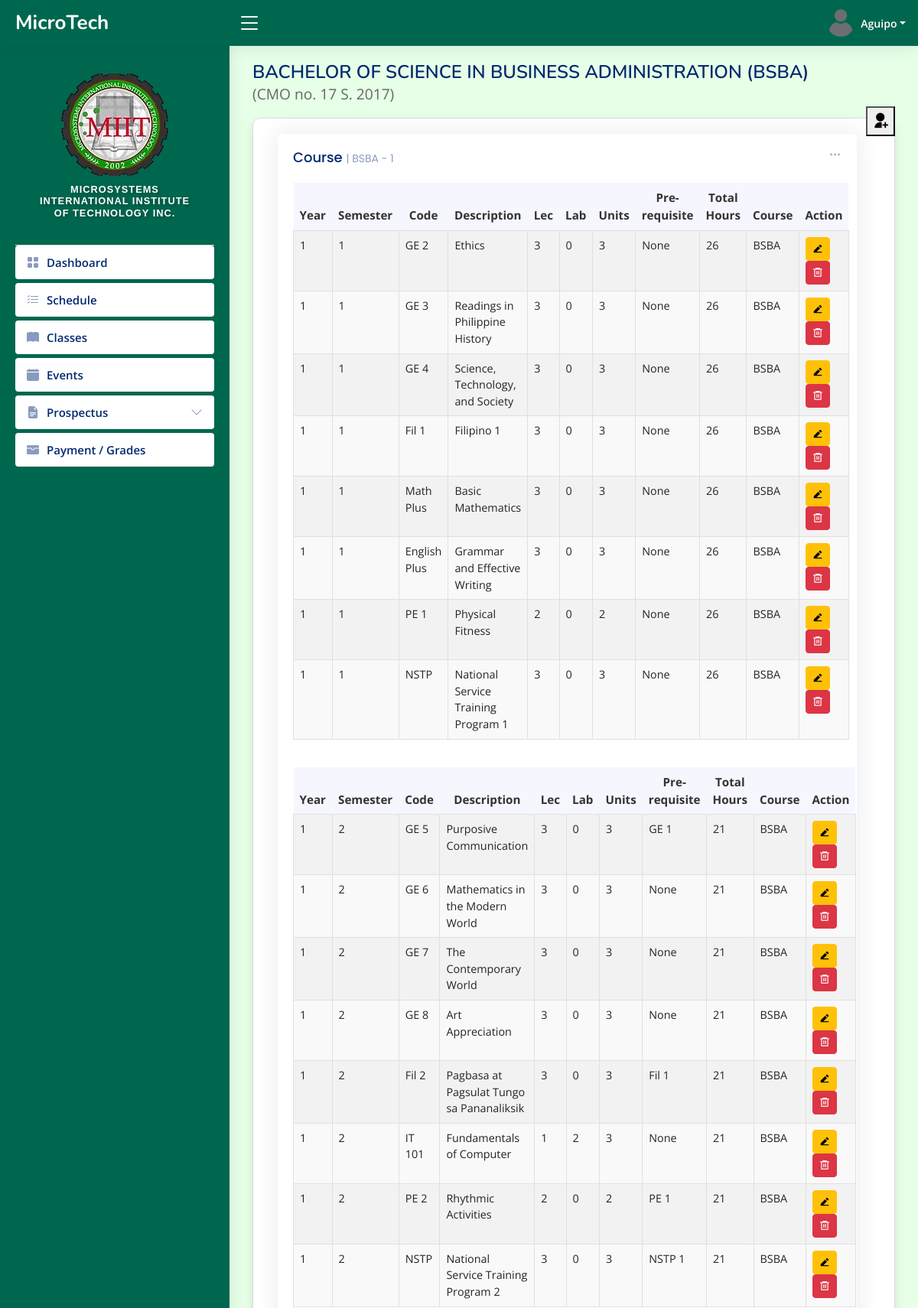
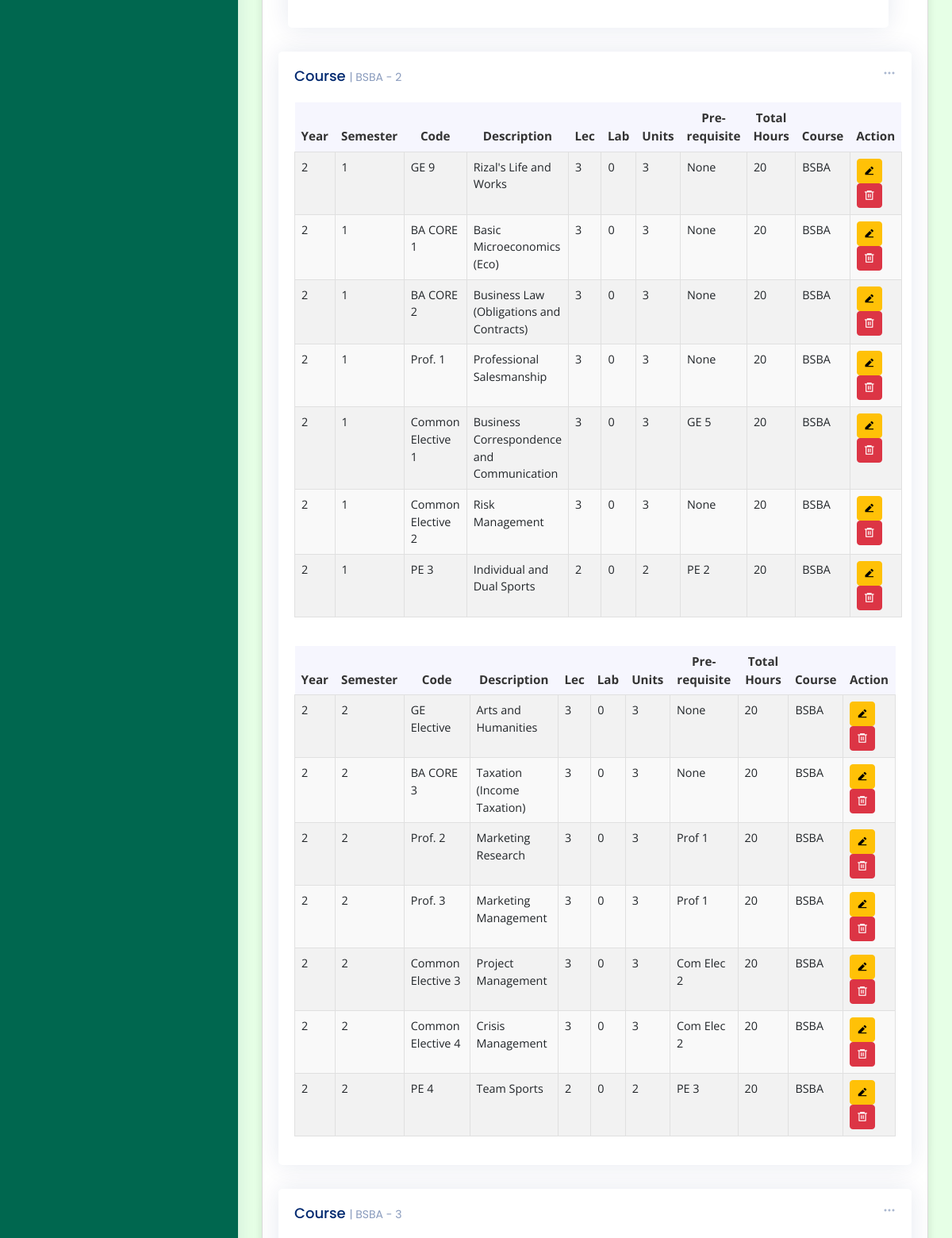
/admin/bsba-prospectus.php (signed in, upper part), run on the app's committed database (2 pictures, top to bottom).
### tables this page shows
CREATE TABLE `tbl_students` (
  `user_id` int(11) NOT NULL,
  `user_name` varchar(50) NOT NULL,
  `lname` varchar(50) NOT NULL,
  `fname` varchar(50) NOT NULL,
  `middleInitial` varchar(30) NOT NULL,
  `Suffix` varchar(15) NOT NULL,
  `course` varchar(50) NOT NULL,
  `year` int(10) NOT NULL,
  `sy` varchar(50) DEFAULT NULL,
  `contact` varchar(20) NOT NULL,
  `gender` varchar(10) NOT NULL,
  `bdate` varchar(50) NOT NULL,
  `pob` text NOT NULL,
  `email` varchar(50) NOT NULL,
  `major` varchar(50) NOT NULL,
  `nationality` varchar(20) NOT NULL,
  `civilStatus` varchar(20) NOT NULL,
  `religion` varchar(20) NOT NULL,
  `modality` varchar(20) NOT NULL,
  `fb` varchar(30) NOT NULL,
  `curAddress` varchar(200) NOT NULL,
  `cityAdd` varchar(200) NOT NULL,
  `zipcode` varchar(30) NOT NULL,
  `fatherName` varchar(50) NOT NULL,
  `fwork` varchar(50) NOT NULL,
  `motherName` varchar(50) NOT NULL,
  `mwork` varchar(50) NOT NULL,
  `primarySchool` varchar(100) NOT NULL,
  `primaryAddress` text NOT NULL,
  `primaryCompleted` varchar(30) NOT NULL,
  `entermediateSchool` varchar(100) NOT NULL,
  `entermediateAddress` text NOT NULL,
  `entermediateCompleted` varchar(30) NOT NULL,
  `hsSchool` varchar(100) NOT NULL,
  `hsAddress` text NOT NULL,
  `hsCompleted` varchar(30) NOT NULL,
  `shSchool` varchar(100) NOT NULL,
  `shAddress` text NOT NULL,
  `shCompleted` varchar(30) NOT NULL,
  `collegeSchool` varchar(100) NOT NULL,
  `collegeAddress` text NOT NULL,
  `collegeCompleted` varchar(30) NOT NULL,
  `user_image` varchar(50) NOT NULL,
  `user_role` varchar(50) NOT NULL,
  `user_pass` varchar(100) NOT NULL,
  `semester` int(11) NOT NULL,
  `status` varchar(20) NOT NULL,
  `date` date DEFAULT NULL,
  `created_at` timestamp NOT NULL DEFAULT current_timestamp()
);

CREATE TABLE `tbl_subjects` (
  `id` int(11) NOT NULL,
  `year` int(11) NOT NULL,
  `semester` int(11) NOT NULL,
  `code` varchar(50) NOT NULL,
  `description` varchar(50) NOT NULL,
  `lec` int(11) NOT NULL,
  `lab` int(11) NOT NULL,
  `unit` int(11) NOT NULL,
  `pre_req` varchar(50) NOT NULL,
  `total` int(11) NOT NULL,
  `course` varchar(50) NOT NULL
);

### admin/bsba-prospectus.php (the view, shortened to what the rows shown need)
<?php include_once "../templates/header3.php"; ?>
<?php include_once "../PHP/BSBA-con.php"; ?>
<main id="main" class="main">
  <div class="pagetitle">
    <h1>BACHELOR OF SCIENCE IN BUSINESS ADMINISTRATION (BSBA)</h1>
  </div>
  <section class="section dashboard">
    <div class="col-lg-12">
      <div class="row">
        <div class="col-12">
          <div class="card recent-sales overflow-auto">
            <div class="card-body">
              <table class="table table-striped datatable">
                <thead>
                  <tr>
                    <th scope="col">Year</th>
                    <th scope="col">Semester</th>
                    <th scope="col">Code</th>
                    <th scope="col">Description</th>
                    <th scope="col">Lec</th>
                    <th scope="col">Lab</th>
                    <th scope="col">Units</th>
                    <th scope="col">Pre-requisite</th>
                    <th scope="col">Total Hours</th>
                    <th scope="col">Course</th>
                    <th scope="col">Action</th>
                  </tr>
                </thead>
                <tbody>
                  <?php
                  $database = new Connection();
                  $db = $database->open();
                  try {
                    $sql = "SELECT * FROM tbl_subjects WHERE course = 'BSBA' AND year = '1' AND semester = '1' ";
                    foreach ($db->query($sql) as $subject) {
                  ?>
                      <tr>
                        <td><?php echo htmlspecialchars($subject['year']); ?></td>
                        <td><?php echo htmlspecialchars($subject['semester']); ?></td>
                        <td><?php echo htmlspecialchars($subject['code']); ?></td>
                        <td><?php echo htmlspecialchars($subject['description']); ?></td>
                        <td><?php echo htmlspecialchars($subject['lec']); ?></td>
                        <td><?php echo htmlspecialchars($subject['lab']); ?></td>
                        <td><?php echo htmlspecialchars($subject['unit']); ?></td>
                        <td><?php echo htmlspecialchars($subject['pre_req']); ?></td>
                        <td><?php echo htmlspecialchars($subject['total']); ?></td>
                        <td><?php echo htmlspecialchars($subject['course']); ?></td>
                        <td>
                          <button type="button" class="btn btn-sm btn-warning ri-edit-2-fill" data-bs-toggle="modal" data-bs-target="#editSubject<?php echo $subject['id']; ?>"></button>
                          <form method="POST" action="../admin/upload/delete_subject.php" onsubmit="return confirm('Are you sure you want to delete this subject?');" style="display:inline;">
                            <button type="submit" class="btn btn-sm btn-danger ri-delete-bin-6-line"></button>
                          </form>
                        </td>
                      </tr>
                  <?php
                    }
                  } catch (PDOException $e) {
                    echo "There is some problem in connection: " . $e->getMessage();
                  }
                  ?>
                </tbody>
              </table>
            </div>
            <div class="card-body">
              <table class="table table-striped datatable">
                <thead>
                  <tr>
                    <th scope="col">Year</th>
                    <th scope="col">Semester</th>
                    <th scope="col">Code</th>
                    <th scope="col">Description</th>
                    <th scope="col">Lec</th>
                    <th scope="col">Lab</th>
                    <th scope="col">Units</th>
                    <th scope="col">Pre-requisite</th>
                    <th scope="col">Total Hours</th>
                    <th scope="col">Course</th>
                    <th scope="col">Action</th>
                  </tr>
                </thead>
                <tbody>
                  <?php
                  $database = new Connection();
                  $db = $database->open();
                  try {
                    $sql = "SELECT * FROM tbl_subjects WHERE course = 'BSBA' AND year = '1'AND semester = '2' ";
                    foreach ($db->query($sql) as $subject) {
                  ?>
                      <tr>
                        <td><?php echo htmlspecialchars($subject['year']); ?></td>
                        <td><?php echo htmlspecialchars($subject['semester']); ?></td>
                        <td><?php echo htmlspecialchars($subject['code']); ?></td>
                        <td><?php echo htmlspecialchars($subject['description']); ?></td>
                        <td><?php echo htmlspecialchars($subject['lec']); ?></td>
                        <td><?php echo htmlspecialchars($subject['lab']); ?></td>
                        <td><?php echo htmlspecialchars($subject['unit']); ?></td>
                        <td><?php echo htmlspecialchars($subject['pre_req']); ?></td>
                        <td><?php echo htmlspecialchars($subject['total']); ?></td>
                        <td><?php echo htmlspecialchars($subject['course']); ?></td>
                        <td>
                          <button type="button" class="btn btn-sm btn-warning ri-edit-2-fill" data-bs-toggle="modal" data-bs-target="#editSubject<?php echo $subject['id']; ?>"></button>
                          <form method="POST" action="../admin/upload/delete_subject.php" onsubmit="return confirm('Are you sure you want to delete this subject?');" style="display:inline;">
                            <button type="submit" class="btn btn-sm btn-danger ri-delete-bin-6-line"></button>
                          </form>
                        </td>
                      </tr>
                  <?php
                    }
                  } catch (PDOException $e) {
                    echo "There is some problem in connection: " . $e->getMessage();
                  }
                  ?>
                </tbody>
              </table>
            </div>
          </div>
        </div>
      </div>
    </div>
    <div class="col-lg-12">
      <div class="row">
        <div class="col-12">
          <div class="card recent-sales overflow-auto">
            <div class="card-body">
              <table class="table table-striped datatable">
                <thead>
                  <tr>
                    <th scope="col">Year</th>
                    <th scope="col">Semester</th>
                    <th scope="col">Code</th>
                    <th scope="col">Description</th>
                    <th scope="col">Lec</th>
                    <th scope="col">Lab</th>
                    <th scope="col">Units</th>
                    <th scope="col">Pre-requisite</th>
                    <th scope="col">Total Hours</th>
                    <th scope="col">Course</th>
                    <th scope="col">Action</th>
                  </tr>
                </thead>
                <tbody>
                  <?php
                  $database = new Connection();
                  $db = $database->open();
                  try {
                    $sql = "SELECT * FROM tbl_subjects WHERE course = 'BSBA' AND year = '2' AND semester ='1' ";
                    foreach ($db->query($sql) as $subject) {
                  ?>
                      <tr>
                        <td><?php echo htmlspecialchars($subject['year']); ?></td>
                        <td><?php echo htmlspecialchars($subject['semester']); ?></td>
                        <td><?php echo htmlspecialchars($subject['code']); ?></td>
                        <td><?php echo htmlspecialchars($subject['description']); ?></td>
                        <td><?php echo htmlspecialchars($subject['lec']); ?></td>
                        <td><?php echo htmlspecialchars($subject['lab']); ?></td>
                        <td><?php echo htmlspecialchars($subject['unit']); ?></td>
                        <td><?php echo htmlspecialchars($subject['pre_req']); ?></td>
                        <td><?php echo htmlspecialchars($subject['total']); ?></td>
                        <td><?php echo htmlspecialchars($subject['course']); ?></td>
                        <td>
                          <button type="button" class="btn btn-sm btn-warning ri-edit-2-fill" data-bs-toggle="modal" data-bs-target="#editSubject<?php echo $subject['id']; ?>"></button>
                          <form method="POST" action="../admin/upload/delete_subject.php" onsubmit="return confirm('Are you sure you want to delete this subject?');" style="display:inline;">
                            <button type="submit" class="btn btn-sm btn-danger ri-delete-bin-6-line"></button>
                          </form>
                        </td>
                      </tr>
                  <?php
                    }
                  } catch (PDOException $e) {
                    echo "There is some problem in connection: " . $e->getMessage();
                  }
                  ?>
                </tbody>
              </table>
            </div>
            <div class="card-body">
              <table class="table table-striped datatable">
                <thead>
                  <tr>
                    <th scope="col">Year</th>
                    <th scope="col">Semester</th>
                    <th scope="col">Code</th>
                    <th scope="col">Description</th>
                    <th scope="col">Lec</th>
                    <th scope="col">Lab</th>
                    <th scope="col">Units</th>
                    <th scope="col">Pre-requisite</th>
                    <th scope="col">Total Hours</th>
                    <th scope="col">Course</th>
                    <th scope="col">Action</th>
                  </tr>
                </thead>
                <tbody>
                  <?php
                  $database = new Connection();
                  $db = $database->open();
                  try {
                    $sql = "SELECT * FROM tbl_subjects WHERE course = 'BSBA' AND year = '2' AND semester ='2' ";
                    foreach ($db->query($sql) as $subject) {
                  ?>
                      <tr>
                        <td><?php echo htmlspecialchars($subject['year']); ?></td>
                        <td><?php echo htmlspecialchars($subject['semester']); ?></td>
                        <td><?php echo htmlspecialchars($subject['code']); ?></td>
                        <td><?php echo htmlspecialchars($subject['description']); ?></td>
                        <td><?php echo htmlspecialchars($subject['lec']); ?></td>
                        <td><?php echo htmlspecialchars($subject['lab']); ?></td>
                        <td><?php echo htmlspecialchars($subject['unit']); ?></td>
                        <td><?php echo htmlspecialchars($subject['pre_req']); ?></td>
                        <td><?php echo htmlspecialchars($subject['total']); ?></td>
                        <td><?php echo htmlspecialchars($subject['course']); ?></td>
                        <td>
                          <button type="button" class="btn btn-sm btn-warning ri-edit-2-fill" data-bs-toggle="modal" data-bs-target="#editSubject<?php echo $subject['id']; ?>"></button>
                          <form method="POST" action="../admin/upload/delete_subject.php" onsubmit="return confirm('Are you sure you want to delete this subject?');" style="display:inline;">
                            <button type="submit" class="btn btn-sm btn-danger ri-delete-bin-6-line"></button>
                          </form>
                        </td>
                      </tr>
                  <?php
                    }
                  } catch (PDOException $e) {
                    echo "There is some problem in connection: " . $e->getMessage();
                  }
                  ?>
                </tbody>
              </table>
            </div>
          </div>
        </div>
      </div>
    </div>
  </section>
</main>
<?php include_once "../templates/footer.php"; ?>

### templates/header3.php (shortened to what the rows shown need)
<!DOCTYPE html>
<html lang="en">
<head>
  <link href="../../assets/vendor/bootstrap/css/bootstrap.min.css" rel="stylesheet">
  <link href="../../assets/vendor/bootstrap-icons/bootstrap-icons.css" rel="stylesheet">
  <link href="../../assets/vendor/boxicons/css/boxicons.min.css" rel="stylesheet">
  <link href="../../assets/vendor/quill/quill.snow.css" rel="stylesheet">
  <link href="../../assets/vendor/quill/quill.bubble.css" rel="stylesheet">
  <link href="../../assets/vendor/remixicon/remixicon.css" rel="stylesheet">
  <link href="../../assets/vendor/simple-datatables/style.css" rel="stylesheet">
  <link href="../../assets/css/style.css" rel="stylesheet">
</head>
<?php
$database = new Connection();
$conn = $database->open();
$userid = $_SESSION["login"];
$statements = $conn->prepare("SELECT u.fname, u.lname, u.user_image, u.course, u.user_role
    FROM tbl_students u
    LEFT JOIN tbl_users s ON u.user_id = s.user_id
    WHERE u.user_id = :userid
");
$statements->bindParam(':userid', $userid, PDO::PARAM_INT);
$statements->execute();
$user = $statements->fetch(PDO::FETCH_ASSOC);
if ($user) {
  $lname = $user['lname'];
  $image = $user['user_image'];
} else {
  echo "User or student information not found.";
  exit;
}
?>
<body style="background-color:#e6ffe6;">
<header id="header" class="header fixed-top d-flex align-items-center" style="background-color: #00674f;">
  <nav class="header-nav ms-auto">
    <ul class="d-flex align-items-center">
      <li class="nav-item dropdown pe-3">
        <a class="nav-link nav-profile d-flex align-items-center pe-0 " href="#" data-bs-toggle="dropdown">
          <img src="upload-files/<?php echo htmlspecialchars($image); ?>" id="currentPhoto" onerror="this.src='images/default.png'" alt="Profile Image" class="rounded-circle">
          <span class="d-none d-md-block dropdown-toggle ps-2 text-white"><?php echo htmlspecialchars($lname)?></span>
        </a>
      </li>
    </ul>
  </nav>
</header>

### data on the page
tbl_students: lname "Aguipo"
tbl_subjects: year "1", semester "1", code "GE 2", description "Ethics", lec "3", lab "0", unit "3", pre_req "None", total "26", course "BSBA"
tbl_subjects: year "1", semester "1", code "GE 3", description "Readings in Philippine History", lec "3", lab "0", unit "3", pre_req "None", total "26", course "BSBA"
tbl_subjects: year "1", semester "1", code "GE 4", description "Science, Technology, and Society", lec "3", lab "0", unit "3", pre_req "None", total "26", course "BSBA"
tbl_subjects: year "1", semester "1", code "Fil 1", description "Filipino 1", lec "3", lab "0", unit "3", pre_req "None", total "26", course "BSBA"
tbl_subjects: year "1", semester "1", code "Math Plus", description "Basic Mathematics", lec "3", lab "0", unit "3", pre_req "None", total "26", course "BSBA"
tbl_subjects: year "1", semester "1", code "English Plus", description "Grammar and Effective Writing", lec "3", lab "0", unit "3", pre_req "None", total "26", course "BSBA"
tbl_subjects: year "1", semester "1", code "PE 1", description "Physical Fitness", lec "2", lab "0", unit "2", pre_req "None", total "26", course "BSBA"
tbl_subjects: year "1", semester "1", code "NSTP", description "National Service Training Program 1", lec "3", lab "0", unit "3", pre_req "None", total "26", course "BSBA"
tbl_subjects: year "1", semester "2", code "GE 5", description "Purposive Communication", lec "3", lab "0", unit "3", pre_req "GE 1", total "21", course "BSBA"
tbl_subjects: year "1", semester "2", code "GE 6", description "Mathematics in the Modern World", lec "3", lab "0", unit "3", pre_req "None", total "21", course "BSBA"
tbl_subjects: year "1", semester "2", code "GE 7", description "The Contemporary World", lec "3", lab "0", unit "3", pre_req "None", total "21", course "BSBA"
tbl_subjects: year "1", semester "2", code "GE 8", description "Art Appreciation", lec "3", lab "0", unit "3", pre_req "None", total "21", course "BSBA"
tbl_subjects: year "1", semester "2", code "Fil 2", description "Pagbasa at Pagsulat Tungo sa Pananaliksik", lec "3", lab "0", unit "3", pre_req "Fil 1", total "21", course "BSBA"
tbl_subjects: year "1", semester "2", code "IT 101", description "Fundamentals of Computer", lec "1", lab "2", unit "3", pre_req "None", total "21", course "BSBA"
tbl_subjects: year "1", semester "2", code "PE 2", description "Rhythmic Activities", lec "2", lab "0", unit "2", pre_req "PE 1", total "21", course "BSBA"
tbl_subjects: year "1", semester "2", code "NSTP", description "National Service Training Program 2", lec "3", lab "0", unit "3", pre_req "NSTP 1", total "21", course "BSBA"
tbl_subjects: year "2", semester "1", code "GE 9", description "Rizal's Life and Works", lec "3", lab "0", unit "3", pre_req "None", total "20", course "BSBA"
tbl_subjects: year "2", semester "1", code "BA CORE 1", description "Basic Microeconomics (Eco)", lec "3", lab "0", unit "3", pre_req "None", total "20", course "BSBA"
tbl_subjects: year "2", semester "1", code "BA CORE 2", description "Business Law (Obligations and Contracts)", lec "3", lab "0", unit "3", pre_req "None", total "20", course "BSBA"
tbl_subjects: year "2", semester "1", code "Prof. 1", description "Professional Salesmanship", lec "3", lab "0", unit "3", pre_req "None", total "20", course "BSBA"
tbl_subjects: year "2", semester "1", code "Common Elective 1", description "Business Correspondence and Communication", lec "3", lab "0", unit "3", pre_req "GE 5", total "20", course "BSBA"
tbl_subjects: year "2", semester "1", code "Common Elective 2", description "Risk Management", lec "3", lab "0", unit "3", pre_req "None", total "20", course "BSBA"
tbl_subjects: year "2", semester "1", code "PE 3", description "Individual and Dual Sports", lec "2", lab "0", unit "2", pre_req "PE 2", total "20", course "BSBA"
tbl_subjects: year "2", semester "2", code "GE Elective", description "Arts and Humanities", lec "3", lab "0", unit "3", pre_req "None", total "20", course "BSBA"
tbl_subjects: year "2", semester "2", code "BA CORE 3", description "Taxation (Income Taxation)", lec "3", lab "0", unit "3", pre_req "None", total "20", course "BSBA"
tbl_subjects: year "2", semester "2", code "Prof. 2", description "Marketing Research", lec "3", lab "0", unit "3", pre_req "Prof 1", total "20", course "BSBA"
tbl_subjects: year "2", semester "2", code "Prof. 3", description "Marketing Management", lec "3", lab "0", unit "3", pre_req "Prof 1", total "20", course "BSBA"
tbl_subjects: year "2", semester "2", code "Common Elective 3", description "Project Management", lec "3", lab "0", unit "3", pre_req "Com Elec 2", total "20", course "BSBA"
tbl_subjects: year "2", semester "2", code "Common Elective 4", description "Crisis Management", lec "3", lab "0", unit "3", pre_req "Com Elec 2", total "20", course "BSBA"
tbl_subjects: year "2", semester "2", code "PE 4", description "Team Sports", lec "2", lab "0", unit "2", pre_req "PE 3", total "20", course "BSBA"
